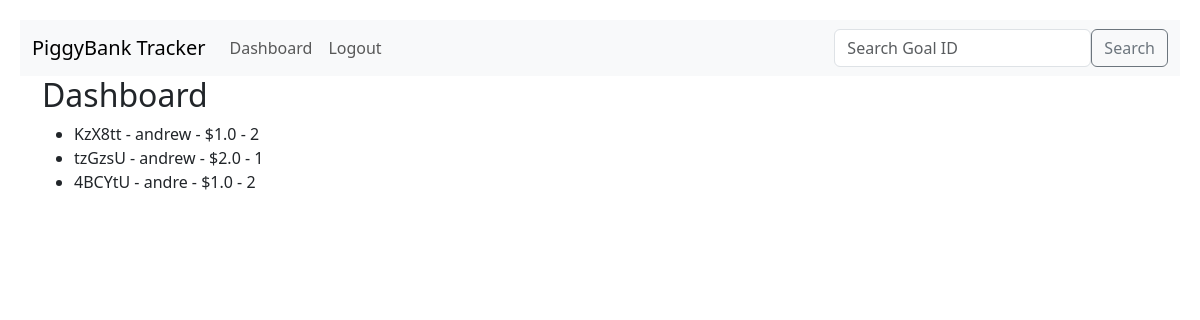
Before: /dashboard (signed in) with the older database file.
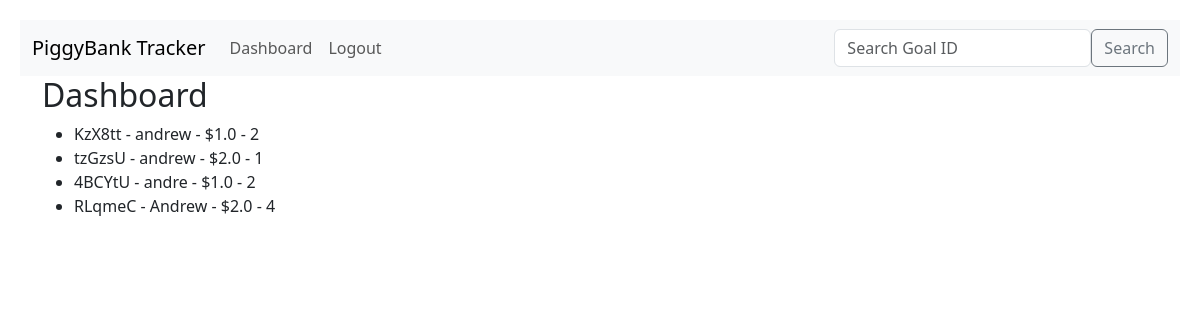
After: the same page with the newer database file.
### models.py (models this page shows)
class Goal(db.Model):
    id = db.Column(db.String(10), primary_key=True)
    name = db.Column(db.String(100), nullable=False)
    savings_goal = db.Column(db.Float, nullable=False)
    participants = db.Column(db.Integer, nullable=False) # This becomes number_of_participants
    user_id = db.Column(db.String(100), nullable=False)

### app.py (the view)
@app.route('/dashboard')
def dashboard():
    if 'user_id' not in session:
        flash('You need to log in first.', 'warning')
        return redirect(url_for('login'))
    user_id = session['user_id']
    all_goals = Goal.query.all()
    return render_template('dashboard.html', user_goals=all_goals)

### forms.py
class SearchGoalForm(FlaskForm):
    goal_id = StringField('Goal ID', validators=[DataRequired()])
    submit = SubmitField('Search Goal')

### app.py (called while the page is built)
@app.context_processor
def inject_search_goal_form():
    search_goal_form = SearchGoalForm()
    return dict(search_goal_form=search_goal_form)

### templates/dashboard.html (shortened to what this page needs)
<!DOCTYPE html>
<html lang="en">
<head>
    <link rel="stylesheet" href="https://cdn.jsdelivr.net/npm/bootstrap@5.3.0/dist/css/bootstrap.min.css">
</head>
<body>
    {% include 'assets/navbar.html' %}
    <div class="container">
        <h2>Dashboard</h2>
        {% if user_goals %}
            <ul>
                {% for goal in user_goals %}
                    <li>{{ goal.id }} - {{ goal.name }} - ${{ goal.savings_goal }} - {{ goal.participants }}</li>
                {% endfor %}
            </ul>
        {% else %}
            <p>No goals available.</p>
        {% endif %}
    </div>
</body>
</html>

### templates/assets/navbar.html (shortened to what this page needs)
<nav class="navbar navbar-expand-lg bg-body-tertiary">
    <div class="container-fluid">
        <a class="navbar-brand" href="/">PiggyBank Tracker</a>
        <div class="collapse navbar-collapse" id="navbarSupportedContent">
            <ul class="navbar-nav ml-auto">
                {% if 'user_id' in session %}
                    <li class="nav-item">
                        <a class="nav-link" href="/dashboard">Dashboard</a>
                    </li>
                    <li class="nav-item">
                        <a class="nav-link" href="/logout">Logout</a>
                    </li>
                {% else %}
                    <li class="nav-item">
                        <a class="nav-link" href="/login">
                            <i class="bi bi-person"></i> Login
                        </a>
                    </li>
                {% endif %}
            </ul>
            <form class="d-flex ms-auto" method="post" action="{{ url_for('search_goal') }}">
                {{ search_goal_form.goal_id(class="form-control", placeholder="Search Goal ID") }}
                <div class="input-group-append">
                    <button type="submit" class="btn btn-outline-secondary">Search</button>
                </div>
            </form>
        </div>
    </div>
</nav>

### templates/dashboard.html (style rules this page uses)
body { padding: 20px; }

Changed rows visible on the page:
added Goal: id "RLqmeC", name "Andrew", savings_goal "2.0", participants "4"
